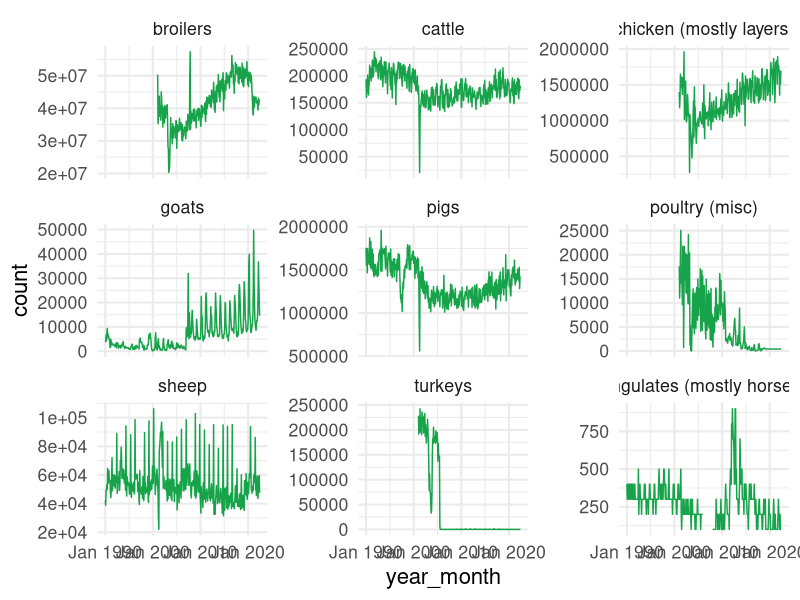
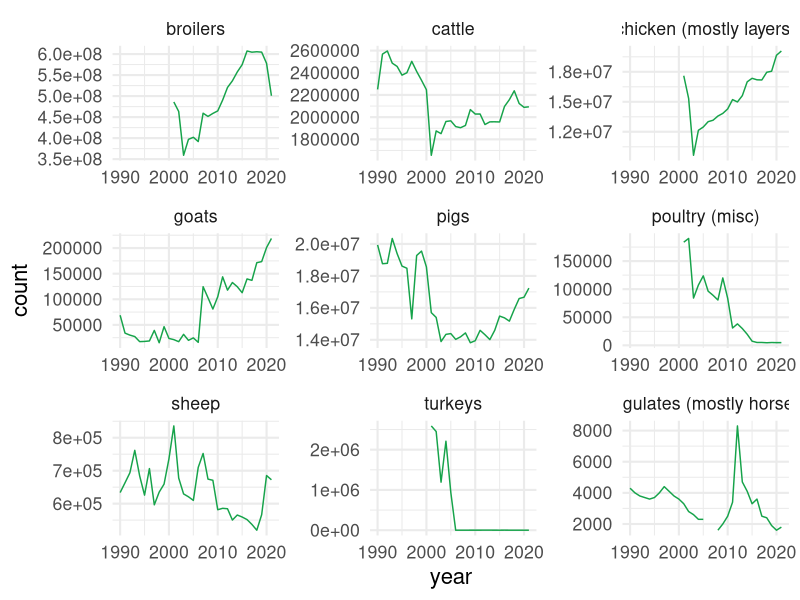

These figures' R source, in order:
## ---- chunk 1
#| label: setup
#| message: false
library(tidyverse)
library(zoo)

theme_set(theme_minimal(base_size = 16))
primary <- "#16a34a"

data <- read_csv2("meat-production-netherlands.csv")
## ---- chunk 2
#| label: data-inspection
head(data)
## ---- chunk 3
#| label: rename-columns
data <- data |>
  rename(
    animal = Slachtdieren,
    period = Perioden,
    count = `Aantal slachtingen (x 1 000)`
  ) |>
  mutate(count = count * 1000)
## ---- chunk 4
#| label: inspect-count-head
count(data, period) |> head()
## ---- chunk 5
#| label: inspect-count-tail
count(data, period) |> tail()
## ---- chunk 6
#| label: clean-period
data <- mutate(data,
  year = parse_number(period),
  month = str_remove(period, "[0-9]{4} ?"),
  final = if_else(str_detect(period, "\\*"), "no", "yes"),
  month = str_remove(month, "\\*"),
  month = str_to_sentence(month),
  month = recode(month,
    "Augustus" = "August",
    "Februari" = "February",
    "Januari" = "January",
    "Juli" = "July",
    "Juni" = "June",
    "Maart" = "March",
    "Mei" = "May",
    "Oktober" = "October",
  ),
  month = na_if(month, ""),
  period = NULL
)
## ---- chunk 7
#| label: inspect-animals
count(data, animal)
## ---- chunk 8
#| label: clean-animals
data <- mutate(data,
  animal = recode(animal,
    "Eenhoevigen" = "ungulates (mostly horses)",
    "Geiten (totaal)" = "goats",
    "Kalkoenen" = "turkeys",
    "Kalveren jonger dan 9 maanden" = "calves (< 9 months)",
    "Kalveren van 9 tot en met 12 maanden" = "calves (9-12 months)",
    "Koeien" = "cows",
    "Overig pluimvee" = "poultry (misc)",
    "Overige kippen" = "chicken (mostly layers)",
    "Rundvee (totaal)" = "cattle",
    "Schapen incl. lammeren" = "sheep",
    "Schapenlammeren" = "lambs",
    "Stieren" = "bulls",
    "Totaal kalveren" = "calves",
    "Totaal volwassen runderen" = "adult cattle (total)",
    "Vaarzen" = "heifers",
    "Varkens (totaal)" = "pigs",
    "Vleeskuikens" = "broilers"
  )
)
## ---- chunk 9
#| label: remove-non-total-animals
data <- filter(
  data,
  !animal %in% c(
    "adult cattle (total)", "cows",
    "heifers", "bulls", "calves", "calves (< 9 months)",
    "calves (9-12 months)", "lambs"
  )
)
## ---- chunk 10
#| label: inspect-animals-again
count(data, animal)
## ---- chunk 11
#| label: separate-data-frames
data_annual <- data |>
  filter(is.na(month)) |>
  select(-month)

data <- filter(data, !is.na(month))
## ---- chunk 12
#| label: add-year-month-column
data <- mutate(
  data,
  month = str_to_sentence(month),
  month = match(month, month.name),
  year_month = paste(year, month, "1", sep = "-"),
  year_month = as_date(year_month),
  year_month = as.yearmon(year_month)
)
## ---- chunk 13
#| label: plot-monthly-data
#| warning: false
#| fig.width: 10
#| fig.height: 8
ggplot(data, aes(x = year_month, y = count)) +
  geom_line(color = primary) +
  facet_wrap(~animal, scales = "free_y")
## ---- chunk 14
#| label: plot-annual-data
#| warning: false
#| fig.width: 10
#| fig.height: 8
ggplot(data_annual, aes(x = year, y = count)) +
  geom_line(color = primary) +
  facet_wrap(~animal, scales = "free")
## ---- chunk 15
#| label: table-count-2021
data_annual |>
  filter(year == 2021) |>
  arrange(desc(count)) |>
  select(animal, count)
## ---- chunk 16
#| label: total-count-2021
count_total_2021 <- data_annual |>
  filter(year == 2021) |>
  summarize(count_total = sum(count)) |>
  pull(count_total)
